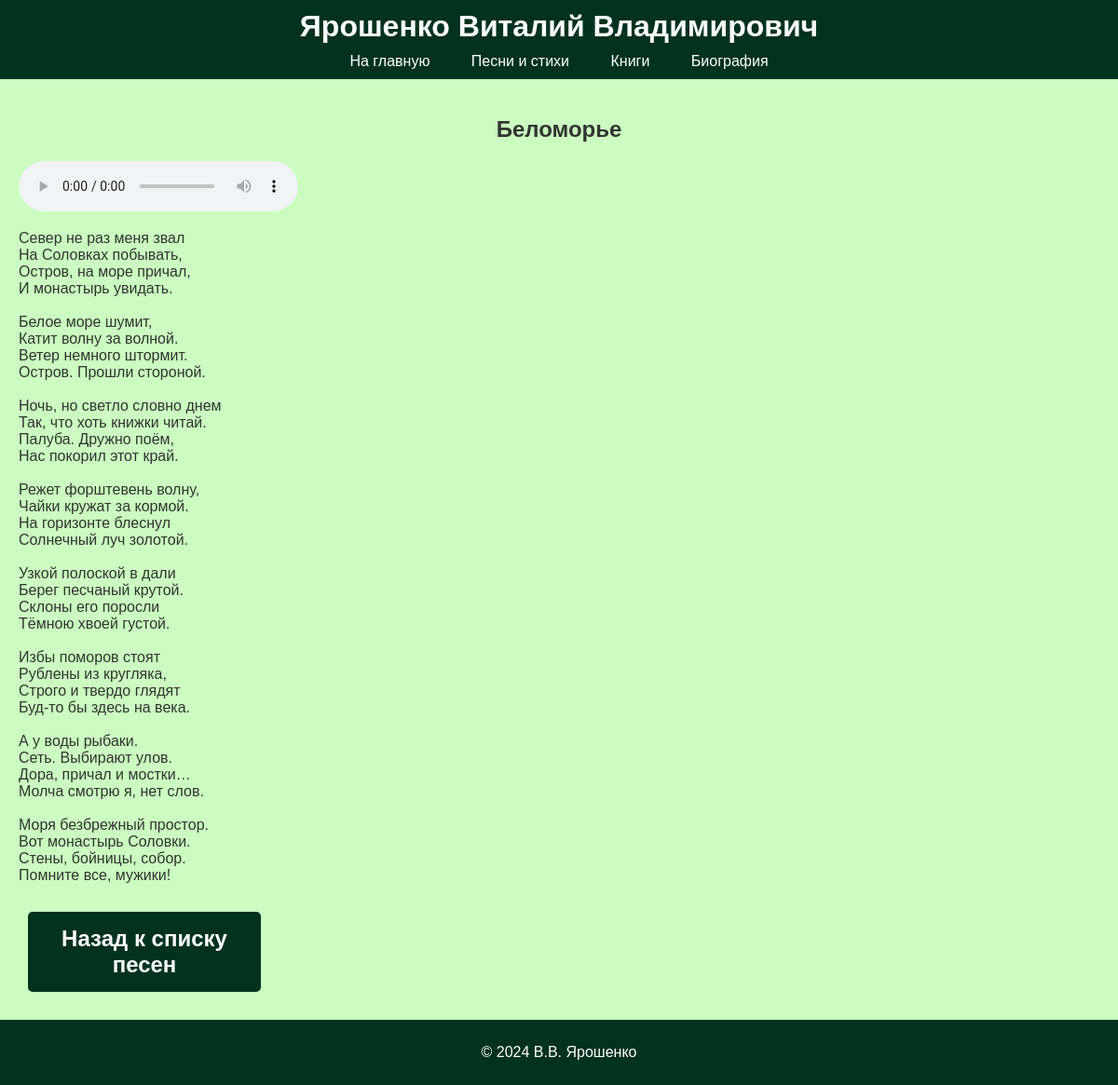
The app's page /songs/2/ with its own data.
### songs/models.py (models this page shows, shortened)
class Song(models.Model):
    CATEGORY_CHOICES = [
        ('poem', 'Стихотворение'),
        ('song', 'Песня'),
        ('story', 'Рассказ'),
    ]
    title = models.CharField(max_length=200)
    category = models.CharField(max_length=10, choices=CATEGORY_CHOICES, default='poem')
    lyrics = models.TextField()
    audio_file = models.FileField(upload_to='songs/', blank=True, null=True)  # Сделали поле опциональным
    created_at = models.DateTimeField(auto_now_add=True)
    class Meta:
        ordering = ['title']  # Сортировка по алфавиту

### songs/views.py (the view)
# urls.py: path('<int:pk>/', views.song_detail, name='song_detail'),  # Детальная страница произведения
def song_detail(request, pk):
    song = get_object_or_404(Song, pk=pk)
    context = {
        'song': song,
        'category': song.category,  # Передаем категорию произведения
    }
    return render(request, 'songs/song_detail.html', context)

### songs/templates/songs/song_detail.html (shortened to what this page needs)
{% extends "base_generic.html" %}
{% block content %}
<h2 style="text-align: center;">{{ song.title }}</h2>
{% if song.audio_file %}
    <audio controls>
        <source src="{{ song.audio_file.url }}" type="audio/mpeg">
    </audio>
{% endif %}
<p>{{ song.lyrics|linebreaksbr }}</p>
<div style="margin-top: 20px;">
        {% if category == 'poem' %}
            <a href="{% url 'poems_list' %}" class="button">Назад к списку стихотворений</a>
        {% elif category == 'song' %}
            <a href="{% url 'songs_list' %}" class="button">Назад к списку песен</a>
        {% elif category == 'story' %}
            <a href="{% url 'stories_list' %}" class="button">Назад к списку рассказов</a>
        {% else %}
            <a href="{% url 'works_list' %}" class="button">Назад к списку произведений</a>
        {% endif %}
    </div>
{% endblock %}

### static/css/styles.css (style rules this page uses)
html, body { margin: 0; padding: 0; height: 100%; font-family: Arial, sans-serif; background-color: #CAFDBF; color: #333; }
.button { display: inline-block; padding: 15px 30px; margin: 10px; font-size: 1.5em; font-weight: bold; color: #fff; background-color: #013220; text-align: center; text-decoration: none; border-radius: 5px; transition: background-color 0.3s ease; width: 250px; box-sizing: border-box; }

### records on screen
Song: title "Беломорье", lyrics "Север не раз меня звал На Соловках побывать, Остров, на море причал, И монастырь увидать. Белое море шумит, Катит волну за волной. Ветер немного штормит. Остров. Прошли стороной. Ночь, но светло словно днем Так, что хоть книжки читай. Палуба. Дружно поём, Нас покорил этот край. Режет форштевень волну, Чайки кружат за кормой. На горизонте блеснул Солнечный луч золотой. Узкой полоской в дали Берег песчаный крутой. Склоны его поросли Тёмною хвоей густой. Избы поморов стоят Рублены из кругляка, Строго и твердо глядят Буд-то бы здесь на века. А у воды рыбаки. Сеть. Выбирают улов. Дора, причал и мостки… Молча смотрю я, нет слов. Моря безбрежный простор. Вот монастырь Соловки. Стены, бойницы,…"
